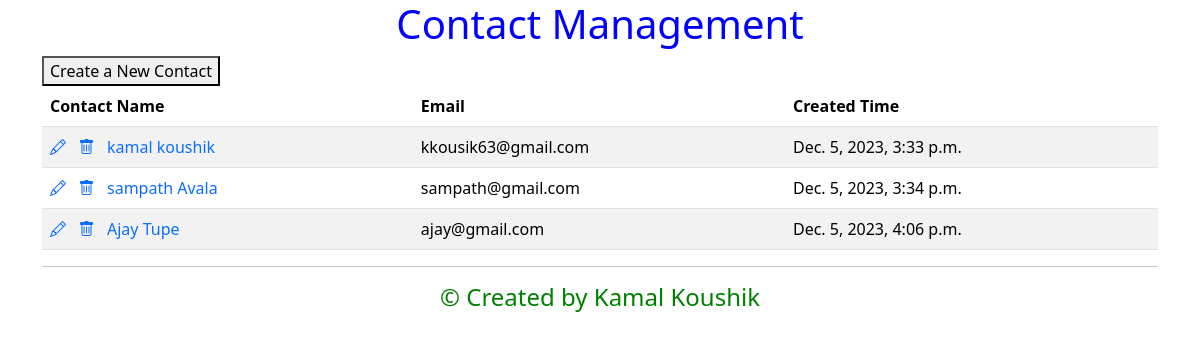
/, run on an earlier commit of the app's database.
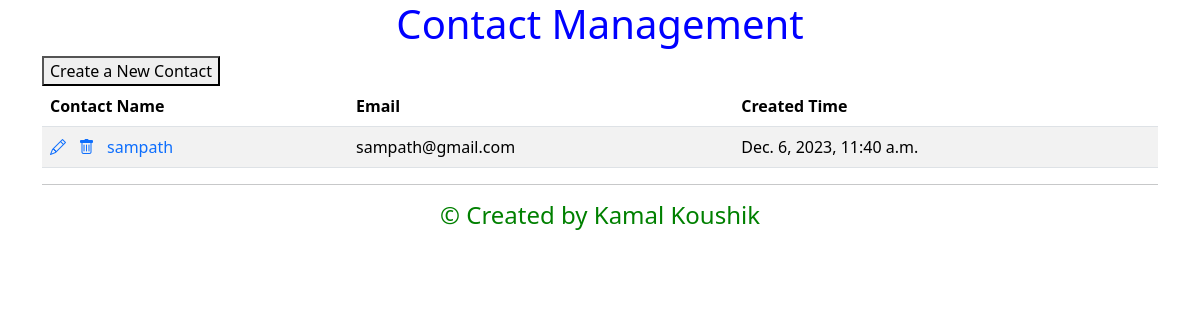
And on a later commit of the database.
### Contacts/models.py (models this page shows)
class Contact(models.Model):
    name = models.CharField(max_length=20, null=False,unique=True)
    email = models.EmailField(unique=True)
    notes = models.TextField(max_length=200, default="")
    created_time = models.DateTimeField(auto_now_add=True, editable=False)

### Contacts/views.py (the view)
# urls.py: path("", ContactListView.as_view(), name="contact_list"),
class ContactListView(ListView):
    model = Contact

### Contacts/templates/contacts/contact_list.html (shortened to what this page needs)
{% extends "base.html" %}
{% block content %}
<div class="centered-text blue-text">
    <h1>Contact Management</h1>
</div>
<form action="{% url 'contact_create' %}" method="get">
    <button type="submit">Create a New Contact</button>
</form>
<table class="table table-striped">
    <thead>
        <tr>
            <th>Contact Name</th>
            <th>Email</th>
            <th>Created Time</th>
        </tr>
    </thead>
    <tbody>
        {% for contact in contact_list %}
        <tr>
            <td>
                <a class="icon-link" href="{% url 'contact_update' contact.pk %}">
                    <i class="bi bi-pencil"></i>
                </a>
                <a class="icon-link" href="{% url 'contact_delete' contact.pk %}">
                    <i class="bi bi-trash"></i>
                </a>
                <a class="icon-link" href="{% url 'contact_detail' contact.pk %}">
                    {{ contact.name }}
                </a>
            </td>
            <td>
                {{ contact.email }}
            </td>
            <td>
                {{ contact.created_time }}
            </td>
        </tr>
        {% endfor %}
    </tbody>
</table>
<hr>
<div class="centered-text green-text">
    <h4>&copy; Created by Kamal Koushik</h4>
</div>
{% endblock content %}

What changed in the data, as far as the page shows it:
removed Contact: name "kamal koushik", email "kkousik63@gmail.com", created_time "Dec. 5, 2023, 3:33 p.m."
removed Contact: name "sampath Avala", email "sampath@gmail.com", created_time "Dec. 5, 2023, 3:34 p.m."
removed Contact: name "Ajay Tupe", email "ajay@gmail.com", created_time "Dec. 5, 2023, 4:06 p.m."
added Contact: name "sampath", email "sampath@gmail.com", created_time "Dec. 6, 2023, 11:40 a.m."
